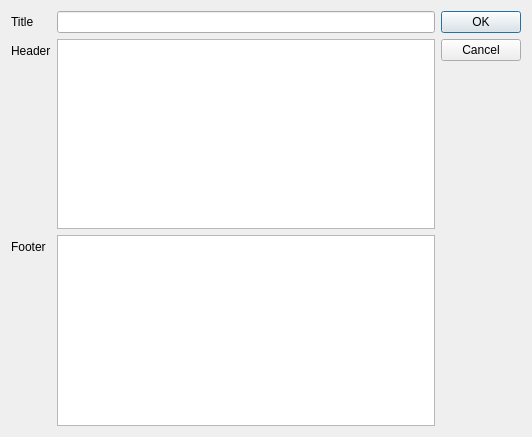
<?xml version="1.0" encoding="UTF-8"?>
<ui version="4.0">
 <class>PrintTemplateDlg</class>
 <widget class="QDialog" name="PrintTemplateDlg">
  <property name="geometry">
   <rect>
    <x>0</x>
    <y>0</y>
    <width>532</width>
    <height>437</height>
   </rect>
  </property>
  <property name="windowTitle">
   <string>Report info</string>
  </property>
  <layout class="QHBoxLayout" name="horizontalLayout">
   <item>
    <layout class="QFormLayout" name="formLayout">
     <item row="0" column="0">
      <widget class="QLabel" name="lblTitle">
       <property name="text">
        <string>Title</string>
       </property>
      </widget>
     </item>
     <item row="0" column="1">
      <widget class="QLineEdit" name="editTitle"/>
     </item>
     <item row="1" column="0">
      <widget class="QLabel" name="lblHeader">
       <property name="text">
        <string>Header</string>
       </property>
      </widget>
     </item>
     <item row="1" column="1">
      <widget class="QTextEdit" name="textHeader"/>
     </item>
     <item row="2" column="0">
      <widget class="QLabel" name="lblFooter">
       <property name="text">
        <string>Footer</string>
       </property>
      </widget>
     </item>
     <item row="2" column="1">
      <widget class="QTextEdit" name="textFooter"/>
     </item>
    </layout>
   </item>
   <item>
    <layout class="QVBoxLayout" name="verticalLayout">
     <item>
      <widget class="QDialogButtonBox" name="buttonBox">
       <property name="sizePolicy">
        <sizepolicy hsizetype="Fixed" vsizetype="Maximum">
         <horstretch>0</horstretch>
         <verstretch>0</verstretch>
        </sizepolicy>
       </property>
       <property name="orientation">
        <enum>Qt::Vertical</enum>
       </property>
       <property name="standardButtons">
        <set>QDialogButtonBox::Cancel|QDialogButtonBox::Ok</set>
       </property>
      </widget>
     </item>
     <item>
      <spacer name="verticalSpacer">
       <property name="orientation">
        <enum>Qt::Vertical</enum>
       </property>
       <property name="sizeHint" stdset="0">
        <size>
         <width>20</width>
         <height>40</height>
        </size>
       </property>
      </spacer>
     </item>
    </layout>
   </item>
  </layout>
 </widget>
 <resources/>
 <connections>
  <connection>
   <sender>buttonBox</sender>
   <signal>accepted()</signal>
   <receiver>PrintTemplateDlg</receiver>
   <slot>accept()</slot>
   <hints>
    <hint type="sourcelabel">
     <x>248</x>
     <y>254</y>
    </hint>
    <hint type="destinationlabel">
     <x>157</x>
     <y>274</y>
    </hint>
   </hints>
  </connection>
  <connection>
   <sender>buttonBox</sender>
   <signal>rejected()</signal>
   <receiver>PrintTemplateDlg</receiver>
   <slot>reject()</slot>
   <hints>
    <hint type="sourcelabel">
     <x>316</x>
     <y>260</y>
    </hint>
    <hint type="destinationlabel">
     <x>286</x>
     <y>274</y>
    </hint>
   </hints>
  </connection>
 </connections>
</ui>
